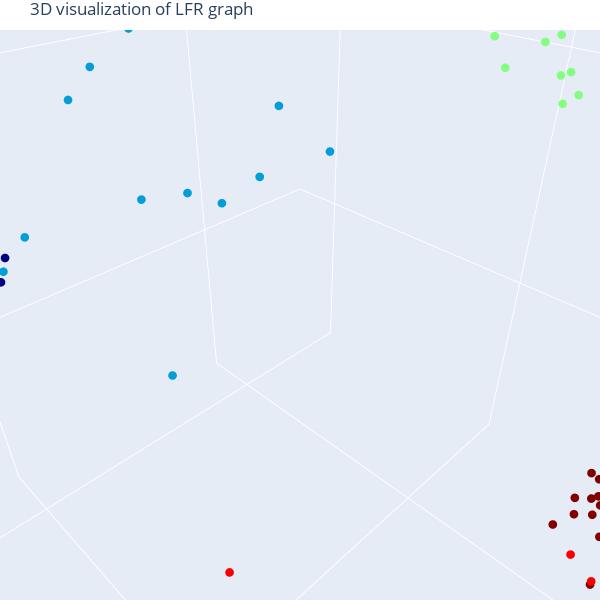

This figure's notebook cell:
### Code cell
# 3D Visualization
import plotly.graph_objects as go
data = go.Scatter3d(x=X, y=Y, z=Z, mode='markers', marker=dict(size=3, color=C, colorscale='jet', opacity=1)) # data as points
# data = go.Scatter3d(x=Xvis, y=Yvis, z=Zvis, mode='markers', marker=dict(size=1, color=C, colorscale='jet', opacity=1, showscale=True)) # w/ colobar 
fig = go.Figure(data=[data]) 
fig.update_layout(margin=dict(l=0, r=0, b=0, t=30, pad=0)) # tight layout but t=25 required for showing title 
fig.update_layout(autosize=False, width=600, height=600, title_text="3D visualization of LFR graph") # figure size and title
# fig.update_layout(scene = dict(xaxis = dict(visible=False), yaxis = dict(visible=False), zaxis = dict(visible=False))) # no grid, no axis 
# fig.update_layout(scene = dict(xaxis_title = ' ', yaxis_title = ' ', zaxis_title = ' ')) # no axis name 
fig.update_layout(scene = dict(zaxis = dict(showgrid = True, showticklabels = False), zaxis_title = ' ') ) # no range values, no axis name, grid on
fig.update_layout(scene = dict(yaxis = dict(showgrid = True, showticklabels = False), yaxis_title = ' ') ) # no range values, no axis name, grid on
fig.update_layout(scene = dict(xaxis = dict(showgrid = True, showticklabels = False), xaxis_title = ' ') ) # no range values, no axis name, grid on
fig.layout.scene.aspectratio = {'x':1, 'y':1, 'z':1}
fig.show()

### Figure 1 — Plotly figure (JSON) as saved in the notebook; plotly's stock layout.template omitted (floating-point values rounded to 4 significant figures; data arrays with more than 128 entries replaced by an {"elided": "..."} marker saying what was removed)
{"data": [{"marker": {"color": {"elided": "1000 int values"}, "colorscale": [[0, "rgb(0,0,131)"], [0.2, "rgb(0,60,170)"], [0.4, "rgb(5,255,255)"], [0.6, "rgb(255,255,0)"], [0.8, "rgb(250,0,0)"], [1, "rgb(128,0,0)"]], "opacity": 1, "size": 3}, "mode": "markers", "type": "scatter3d", "x": {"elided": "1000 float values"}, "y": {"elided": "1000 float values"}, "z": {"elided": "1000 float values"}}], "layout": {"autosize": false, "height": 600, "margin": {"b": 0, "l": 0, "pad": 0, "r": 0, "t": 30}, "scene": {"aspectratio": {"x": 1, "y": 1, "z": 1}, "camera": {"center": {"x": 0, "y": 0, "z": 0}, "eye": {"x": 0.2034, "y": 0.2034, "z": 0.2034}, "projection": {"type": "perspective"}, "up": {"x": 0, "y": 0, "z": 1}}, "xaxis": {"showgrid": true, "showticklabels": false, "title": {"text": " "}, "type": "linear"}, "yaxis": {"showgrid": true, "showticklabels": false, "title": {"text": " "}, "type": "linear"}, "zaxis": {"showgrid": true, "showticklabels": false, "title": {"text": " "}, "type": "linear"}}, "title": {"text": "3D visualization of LFR graph"}, "width": 600}}
